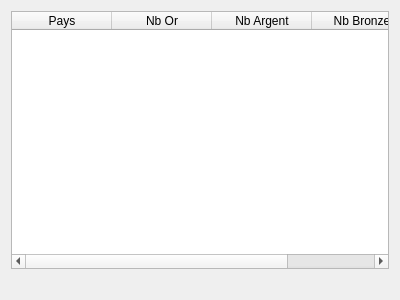
<?xml version="1.0" encoding="UTF-8"?>
<ui version="4.0">
 <class>Form</class>
 <widget class="QWidget" name="Form">
  <property name="geometry">
   <rect>
    <x>0</x>
    <y>0</y>
    <width>400</width>
    <height>300</height>
   </rect>
  </property>
  <property name="windowTitle">
   <string>Form</string>
  </property>
  <layout class="QVBoxLayout" name="verticalLayout">
   <item>
    <widget class="QTableWidget" name="tableClassementPays">
     <column>
      <property name="text">
       <string>Pays</string>
      </property>
     </column>
     <column>
      <property name="text">
       <string>Nb Or</string>
      </property>
     </column>
     <column>
      <property name="text">
       <string>Nb Argent</string>
      </property>
     </column>
     <column>
      <property name="text">
       <string>Nb Bronze</string>
      </property>
     </column>
    </widget>
   </item>
   <item>
    <widget class="QLabel" name="labelClassementPays">
     <property name="text">
      <string/>
     </property>
    </widget>
   </item>
  </layout>
 </widget>
 <resources/>
 <connections/>
</ui>
